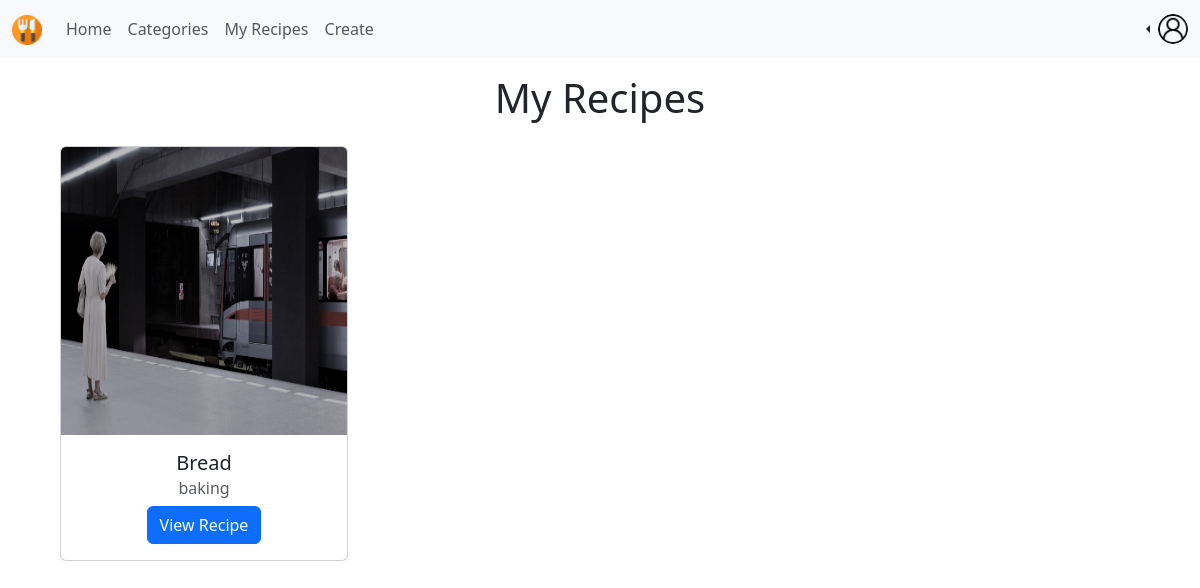
Page /recipies/my_recipes/1 (signed in) on the committed database.
### profiles/models.py (models this page shows, shortened)
class Profile(models.Model):
  user = models.OneToOneField(User, on_delete=models.CASCADE)
  avatar = models.ImageField(default='profilepic.jpg', upload_to='avatar_pictures')
  follows = models.ManyToManyField("self", related_name="followed_by", symmetrical=False, blank=True)

### recipies/models.py (models this page shows, shortened)
class Recipe(models.Model):
  creator = models.ForeignKey(Profile, on_delete=models.CASCADE)
  created_timestamp = models.DateTimeField(default=datetime.now, blank=True)
  updated_timestamp = models.DateTimeField(default=datetime.now, blank=True)
  recipe_name = models.CharField(max_length=200)
  recipe_image = models.ImageField(upload_to='recipe_img', default="empty.jpg")
  oven_temp = models.IntegerField(null=True)
  serving_size = models.FloatField()
  recipe_category = models.CharField(max_length=50)
  recipe_tags = models.CharField(max_length=200)
  recipe_instructions = models.TextField()
  likes = models.IntegerField(default=0)

### recipies/views.py (the view)
# urls.py: path('my_recipes/<int:id>', views.recipe_list_view, name='my_recipes'),
@login_required
def recipe_list_view(request, id):
  profile = Profile.objects.get(user=User.objects.get(id=id))
  recipes = Recipe.objects.filter(creator=profile)
  return render(request, 'recipes/my_recipes.html', {'recipes': recipes, 'profile': profile})

### recipies/templates/recipes/my_recipes.html
{% extends 'socialMedia/baseNav.html' %}
{% block body %}
  <h1 class="text-center py-3">My Recipes</h1>
  <div class="mx-5 row row-cols-3 g-4">
    {% for recipe in recipes %}
      <div class="col">
        <div class="card text-center" style="width: 18rem;">
          <img src="{{ recipe.recipe_image.url }}" style="max-width: 18rem; height: 18rem; overflow: hidden;" class="card-img-top" alt="...">
          <div class="card-body">
            <h5 class="card-title">{{ recipe.recipe_name }}</h5>
            <h6 class="card-subtitle mb-2 text-muted">{{ recipe.recipe_category }}</h6>
            <a href="{% url 'recipies:recipe_detail' recipe.id %}" class="btn btn-primary">View Recipe</a>
          </div>
        </div>
      </div>
    {% endfor %}
  </div>
{% endblock %}

### socialMedia/templates/socialMedia/baseNav.html (shortened to what this page needs)
{% load static %}
<!DOCTYPE html>
<html lang="en">
<head>
  <link href="https://cdn.jsdelivr.net/npm/bootstrap@5.3.3/dist/css/bootstrap.min.css" rel="stylesheet">
</head>
<body>
  <nav class="navbar navbar-expand-lg navbar-light bg-body-tertiary">
    <div class="container-fluid">
      <div class="collapse navbar-collapse" id="navbarSupportedContent">
        <a class="navbar-brand mt-2 mt-lg-0" href="{% url 'socialMedia:feed' user.pk %}">
          <img
          src="../../../media/cutlery.png"
          height="30"
          alt="MDB Logo"
          loading="lazy"
          />
        </a>
        <ul class="navbar-nav me-auto mb-2 mb-lg-0">
          <li class="nav-item">
            <a class="nav-link" href="{% url 'socialMedia:feed' user.pk %}">Home</a>
          </li>
          <li class="nav-item">
            <a class="nav-link" href="{% url 'socialMedia:categories' user.pk %}">Categories</a>
          </li>
          <li class="nav-item">
            <a class="nav-link" href="{% url 'recipies:my_recipes' user.pk %}">My Recipes</a>
          </li>
          <li class="nav-item">
            <a class="nav-link" href="{% url 'recipies:create' user.pk %}">Create</a>
          </li>
        </ul>
      </div>
      <div class="nav-item dropstart">
        <a class="nav-link dropdown-toggle" data-bs-toggle="dropdown" href="#" role="button" aria-expanded="false">
          <img
            src="{{ profile.avatar.url }}"
            class="rounded-circle"
            height="30"
            alt="Black and White Portrait of a Man"
            loading="lazy"
          />
        </a>
      </div>
    </div>
  </nav>
  {% block body %}
  {% endblock %}
</body>
</html>

### rows in the picture
Profile: avatar (picture)
Recipe: recipe_image (picture), recipe_name "Bread", recipe_category "baking"
